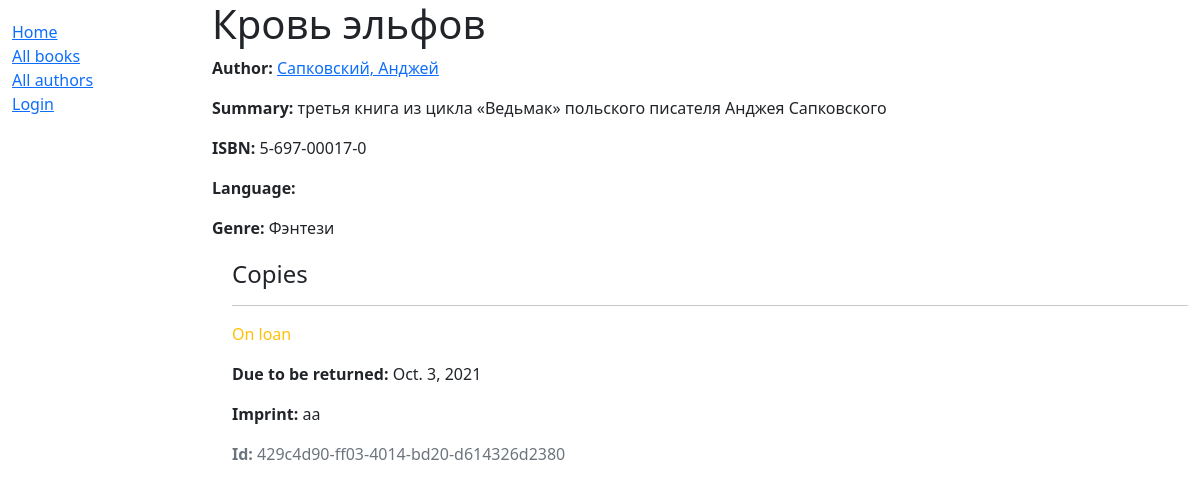
/catalog/book/1, run on the app's committed database.
### catalog/models.py (models this page shows, shortened)
class Book(models.Model):
    title = models.CharField(max_length=200)
    """ В поле автор мы используем от одного к множеству(foreign key) """
    author = models.ForeignKey('Author', on_delete=models.SET_NULL, null=True)
    summary = models.CharField(max_length=1000, help_text='Аннотация к книги')
    isbn = models.CharField('ISBN', max_length=13, help_text='13 Character <a href="https://www.isbn-international.org/content/what-isbn">ISBN number</a>')
    genre = models.ManyToManyField('Genre', help_text='Выберете жанр книги')
    def display_genre(self):
        """
        Creates a string for the Genre. This is required to display genre in Admin.
        """
        return ', '.join([ genre.name for genre in self.genre.all()[:3] ])
    display_genre.short_description = 'Genre'

class Author(models.Model):
    first_name = models.CharField(max_length=100)
    last_name = models.CharField(max_length=100)
    date_of_birth = models.DateField(null=True, blank=True)
    date_of_death = models.DateField('Died', null=True, blank=True)
    def __str__(self):
        return '%s, %s' % (self.last_name, self.first_name)

class Genre(models.Model):
    name = models.CharField(max_length=100, help_text='Enter genre of book you searching')
    def __str__(self):
        return self.name

class BookInstanse(models.Model):
    id = models.UUIDField(primary_key=True, default=uuid.uuid4, help_text='Id книги')
    book = models.ForeignKey('Book', on_delete=models.SET_NULL, null=True)
    imprint = models.CharField(max_length=200)
    due_back = models.DateField(null=True, blank=True)
    borrower = models.ForeignKey(User, on_delete=models.SET_NULL, null=True, blank=True)
    LOAN_STATUS = (
        ('m', 'Maintance'),
        ('o', 'On loan'),
        ('a', 'Available'),
        ('r', 'Reserved'),
    )
    status = models.CharField(max_length=1, choices=LOAN_STATUS, blank=True, default='m', help_text='Доступность книги')
    class Meta:
        ordering = ['due_back']
        permissions = (("can_mark_returned", "Set book as returned"),)

### catalog/views.py (the view)
# urls.py: url(r'^book/(?P<pk>\d+)$', views.BookDetailView.as_view(), name='book-detail'),
class BookDetailView(generic.DetailView):
    model = Book

### catalog/templates/catalog/book_detail.html
{% extends "base_generic.html" %}
{% block content %}
  <h1>{{ book.title }}</h1>
  <p><strong>Author:</strong> <a href="{% url 'author-detail' book.author.pk %}">{{ book.author }}</a></p>
  <p><strong>Summary:</strong> {{ book.summary }}</p>
  <p><strong>ISBN:</strong> {{ book.isbn }}</p>
  <p><strong>Language:</strong> {{ book.language }}</p>
  <p><strong>Genre:</strong> {% for genre in book.genre.all %} {{ genre }}{% if not forloop.last %}, {% endif %}{% endfor %}</p>
  <div style="margin-left:20px;margin-top:20px">
    <h4>Copies</h4>
    {% for copy in book.bookinstanse_set.all %}
    <hr>
    <p class="{% if copy.status == 'a' %}text-success{% elif copy.status == 'd' %}text-danger{% else %}text-warning{% endif %}">{{ copy.get_status_display }}</p>
    {% if copy.status != 'a' %}<p><strong>Due to be returned:</strong> {{copy.due_back}}</p>{% endif %}
    <p><strong>Imprint:</strong> {{copy.imprint}}</p>
    <p class="text-muted"><strong>Id:</strong> {{copy.id}}</p>
    {% endfor %}
  </div>
{% endblock %}

### data on the page
Book: author "Сапковский, Анджей", summary "третья книга из цикла «Ведьмак» польского писателя Анджея Сапковского", isbn "5-697-00017-0"
Genre: name "Фэнтези"
BookInstanse: status "On loan", due_back "Oct. 3, 2021", imprint "aa", id "429c4d90-ff03-4014-bd20-d614326d2380"
